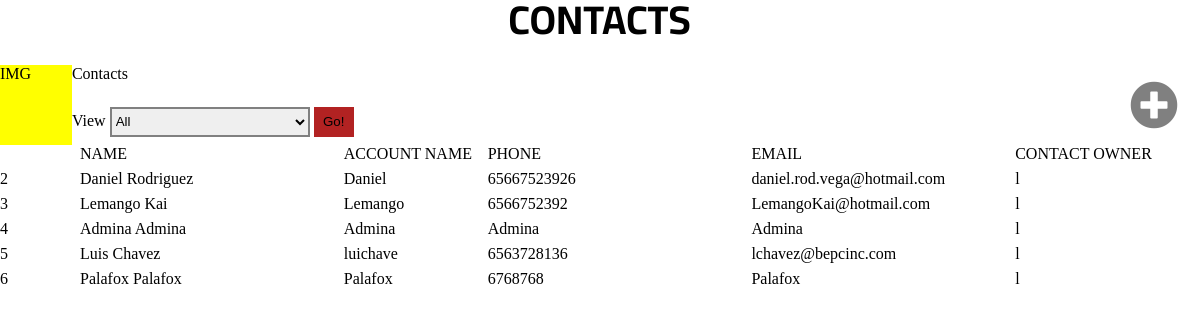
The page /Pages/Administrators/Contacts.php on the database its author committed.
### tables this page shows
CREATE TABLE `consultors` (
  `ID` int(11) NOT NULL,
  `SN` varchar(15) NOT NULL,
  `Firstname` varchar(25) NOT NULL,
  `Lastname` varchar(25) NOT NULL,
  `Email` varchar(70) NOT NULL,
  `Phone` varchar(20) NOT NULL,
  `Roster` varchar(25) NOT NULL,
  `State` varchar(20) NOT NULL,
  `Type` tinyint(4) NOT NULL,
  `Schedule` int(11) NOT NULL DEFAULT '0',
  `Hash` varchar(40) NOT NULL,
  `Status` tinyint(1) DEFAULT NULL,
  `LastLogin` timestamp NOT NULL DEFAULT CURRENT_TIMESTAMP ON UPDATE CURRENT_TIMESTAMP,
  `Logged` tinyint(4) NOT NULL DEFAULT '0',
  `SessionID` varchar(100) DEFAULT NULL,
  `DailyHours` tinyint(1) NOT NULL DEFAULT '0'
);

### Pages/Administrators/Contacts.php (the view, shortened to what this page needs)
<?php
include('../../Resources/WebResponses/connection.php');
?>
    <html>
        <head>
            <link rel="stylesheet" href="../Resources/CSS/Listas_Contenido/Listas_Layout.css">
            <link rel="stylesheet" href="../Resources/CSS/Listas_Contenido/ListasPrincipales_Layout.css">
            <link rel="stylesheet" href="https://use.fontawesome.com/releases/v5.2.0/css/all.css">
        </head>
        <body>
            <div id="contenedor">
                <div class='titulo'>
                </div>
                <div id="buscador">
                    <div id="searchParams">
                        <div>
                            <div id="image">
                                IMG
                            </div>
                            <div id="banner">
                                Contacts
                            </div>
                            <div id="search">
                                View
                                <select id="parameter">
                                    <option value="1">All</option>
                                </select>
                                <button id="searchButton">Go!</button>
                            </div>
                        </div>
                    </div>
                    <div id="new">
                        <button id="botonNew" onclick="nuevoTimecard();"><i class="fas fa-plus-circle"></i></button>
                    </div>
                </div>
                <div class="infoTable">
                    <div class="contacto">
                        <div class="number">&nbsp;</div>
                        <div class="NameContact">NAME</div>
                        <div class="AccName">ACCOUNT NAME</div>
                        <div class="Phone">PHONE</div>
                        <div class="Email">EMAIL</div>
                        <div class="ContactOw">CONTACT OWNER</div>
                    </div>
                    <?php
                        $query =            $connection->query("SELECT * FROM consultors WHERE Status='1' AND Type!='0'");
                        while($row = $query->fetch_array()){
                            echo"
                                <div class='contacto'>
                                    <div class='number'>".$row['ID']."</div>
                                    <div class='NameContact ctdName' id='".$row['ID']."'>".$row['Firstname']." ".$row['Lastname']."</div>
                                    <div class='AccName'>".$row['SN']."</div>
                                    <div class='Phone'>".$row['Phone']."</div>
                                    <div class='Email'>".$row['Email']."</div>
                                    <div class='ContactOw'>l</div>
                                </div>
                            ";
                        }
                    ?>
                </div>
            </div>
        </body>
    </html>

### Resources/CSS/Listas_Contenido/Listas_Layout.css (style rules this page uses)
body, html { width: 100%; min-height: 100%; margin: 0; }
.titulo { width: 100%; text-align: center; height: 45px; line-height: 40px; font-family: 'Cairo'; font-size: 40px; font-weight: bold; margin-bottom: 20px; }
#contenedor { width: calc(100% - 1px); height: 100%; }
#buscador { height: 80px; width: 100%; ; }
#searchParams { width: 60%; height: 100%; ; float: left; }
#image { width: 10%; height: 100%; float: left; background-color: yellow; }
#banner { width: 90%; margin-left: 10%; height: 40%; ; }
#search { width: 90%; float: left; height: 60%; ; line-height: 48px; }
#parameter { width: 200px; height: 30px; transition: all 0.6s ease; border-color: gray; border-width: 2px; }
#searchButton { height: 30px; width: 40px; border: none; background-color: firebrick; }
#new { width: 90px; height: 100%; float: right; background-color: purple; line-height: 80px; color: white; text-align: center; }
#botonNew { width: 100%; height: 100%; border: none; font-size: 300%; background-color: white; transition: all 0.3s ease; cursor: pointer; color: gray; }
.infoTable { width: 100%; color: black; }
.number { width: 80px; float: left; }

### Resources/CSS/Listas_Contenido/ListasPrincipales_Layout.css (style rules this page uses)
.contacto { width: 100%; height: 25px; }
.NameContact { width: 22%; float: left; cursor: pointer; }
.AccName { width: 12%; float: left; }
.Phone { width: 22%; float: left; }
.Email { width: 22%; float: left; }
.ContactOw { width: calc(22% - 80px); float: left; }

### rows shown on the page
consultors: ID "2", Firstname "Daniel", Lastname "Rodriguez", SN "Daniel", Phone "65667523926", Email "daniel.rod.vega@hotmail.com"
consultors: ID "3", Firstname "Lemango", Lastname "Kai", SN "Lemango", Phone "6566752392", Email "LemangoKai@hotmail.com"
consultors: ID "4", Firstname "Admina", Lastname "Admina", SN "Admina", Phone "Admina", Email "Admina"
consultors: ID "5", Firstname "Luis", Lastname "Chavez", SN "luichave", Phone "6563728136", Email "lchavez@bepcinc.com"
consultors: ID "6", Firstname "Palafox", Lastname "Palafox", SN "Palafox", Phone "6768768", Email "Palafox"
